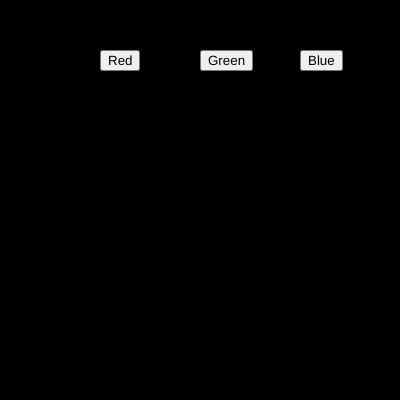
Frame 1 (no input)
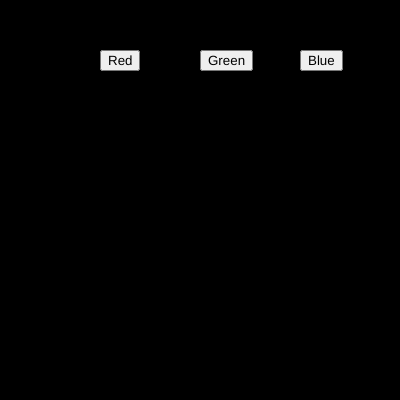
Frame 60 (no input)
Frame 120 (the mouse pressed at the canvas centre since frame 60): identical to frame 60, image omitted

The p5.js sketch that drew these frames (run headless with seeded random() and noise() and a simulated clock; from frame 60 on, the mouse is pressed at the canvas centre):

// p5.js sketch
// ── sketch.js
var btn_red;
var btn_green;

var r = 0;
var g = 0;
var b = 0;

function setup() {
  createCanvas(400, 400);  
}

function draw() {
  background(r,g,b)

  btn_red = createButton("Red");
  btn_red.position(100,50) ;
  btn_red.mousePressed(red_bg);


  btn_green = createButton("Green");
  btn_green.position(200,50) ;
  btn_green.mousePressed(green_bg);

  btn_blue = createButton("Blue");
  btn_blue.position(300,50) ;
  btn_blue.mousePressed(blue_bg); 

  function red_bg()
  {
    r = 255 ;
    g = 0
    b = 0
  }
}

function green_bg()
  {
    r = 0 ;
    g = 255
    b = 0
  }

  function blue_bg()
  {
    r = 0 ;
    g = 0
    b = 255
  }
